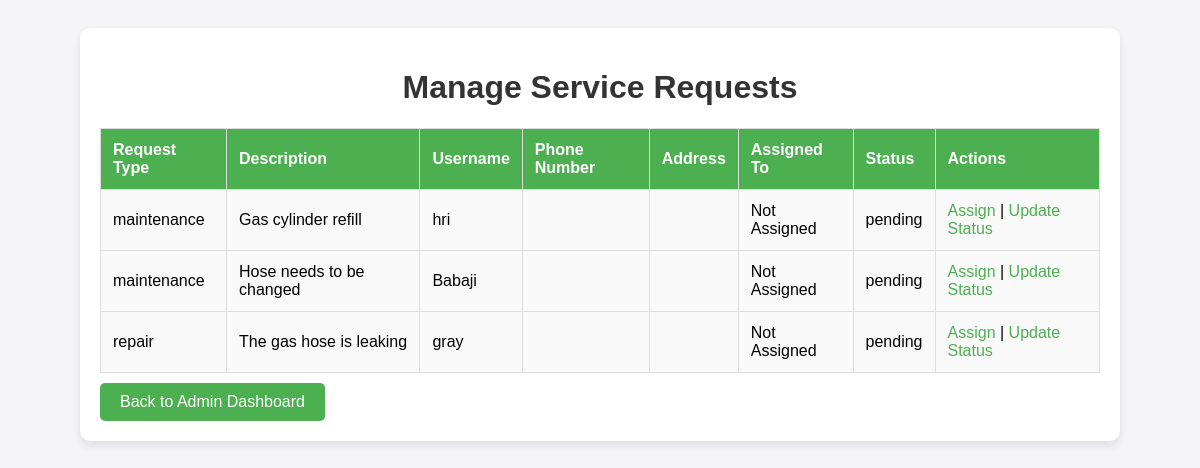
Page /service/manage/ (signed in) on the earlier database version.
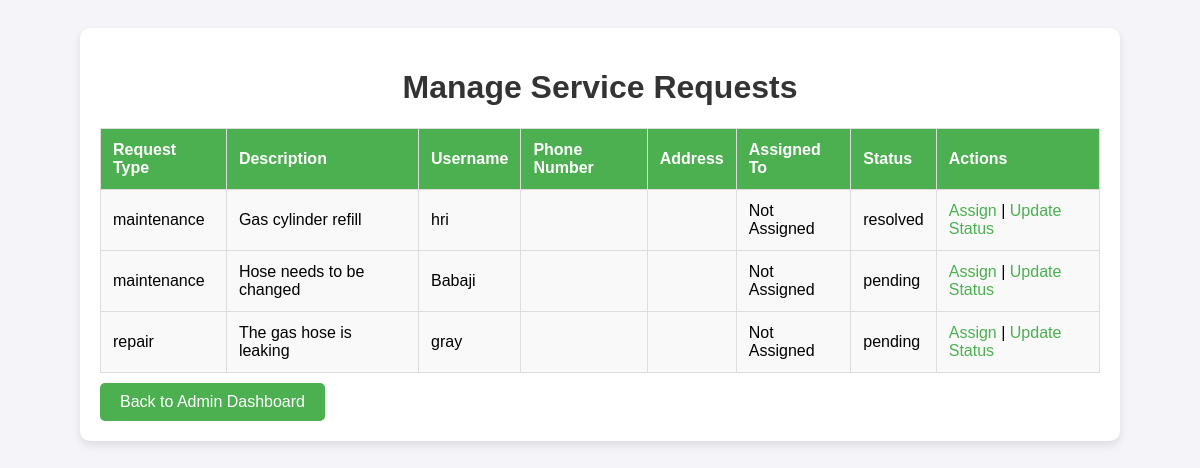
Same page on the later database version.
### service/models.py (models this page shows, shortened)
class ServiceRequest(models.Model):
    REQUEST_TYPES = [
        ('installation', 'Installation'),
        ('maintenance', 'Maintenance'),
        ('repair', 'Repair'),
        ('other', 'Other'),
    ]
    STATUS_CHOICES = [
        ('pending', 'Pending'),
        ('in_progress', 'In Progress'),
        ('resolved', 'Resolved'),
        ('closed', 'Closed'),
    ]
    user = models.ForeignKey(settings.AUTH_USER_MODEL, on_delete=models.CASCADE, related_name='service_requests')  # User creating the request
    request_type = models.CharField(max_length=20, choices=REQUEST_TYPES)
    description = models.TextField()
    attachment = models.FileField(upload_to='attachments/', blank=True, null=True)  # Optional attachment
    status = models.CharField(max_length=20, choices=STATUS_CHOICES, default='pending')
    assigned_to = models.ForeignKey(settings.AUTH_USER_MODEL, on_delete=models.SET_NULL, null=True, blank=True, related_name='assigned_requests')  # Staff assignment
    created_at = models.DateTimeField(auto_now_add=True)
    updated_at = models.DateTimeField(auto_now=True)
    class Meta:
        ordering = ['-created_at']  # Orders by creation date, most recent first

### accounts/models.py (models this page shows, shortened)
class CustomUser(AbstractUser):
    full_name = models.CharField(max_length=255, blank=True, null=True)
    phone_number = models.CharField(max_length=15, blank=True, null=True)
    address = models.TextField(blank=True, null=True)

### service/views.py (the view)
# urls.py: path('manage/', views.manage_service_requests, name='manage_service_requests'),
@login_required
def manage_service_requests(request):
    service_requests = ServiceRequest.objects.all()
    return render(request, 'service/manage_service_requests.html', {'service_requests': service_requests})

### service/templates/service/manage_service_requests.html (shortened to what this page needs)
<!DOCTYPE html>
<html lang="en">
<head>
</head>
<body>
    <div class="container">
        <h1>Manage Service Requests</h1>
        <table>
            <thead>
                <tr>
                    <th>Request Type</th>
                    <th>Description</th>
                    <th>Username</th>
                    <th>Phone Number</th>
                    <th>Address</th>
                    <th>Assigned To</th>
                    <th>Status</th>
                    <th>Actions</th>
                </tr>
            </thead>
            <tbody>
                {% for request in service_requests %}
                <tr>
                    <td>{{ request.request_type }}</td>
                    <td>{{ request.description }}</td>
                    <td>{{ request.user.username }}</td>
                    <td>{{ request.user.profile.phone_number }}</td>
                    <td>{{ request.user.profile.address }}</td>
                    <td>
                        {% if request.assigned_to %}
                            {{ request.assigned_to.username }}
                        {% else %}
                            Not Assigned
                        {% endif %}
                    </td>
                    <td>{{ request.status }}</td>
                    <td>
                        <a href="{% url 'service:assign_service_request' request.id %}">Assign</a> |
                        <a href="{% url 'service:update_service_request_status' request.id %}">Update Status</a>
                    </td>
                </tr>
                {% endfor %}
            </tbody>
        </table>
        <a href="{% url 'service:admin_dashboard' %}" class="btn">Back to Admin Dashboard</a>
    </div>
</body>
</html>

Differences in the rows shown:
changed ServiceRequest "Gas cylinder refill": status "pending" → "resolved"
